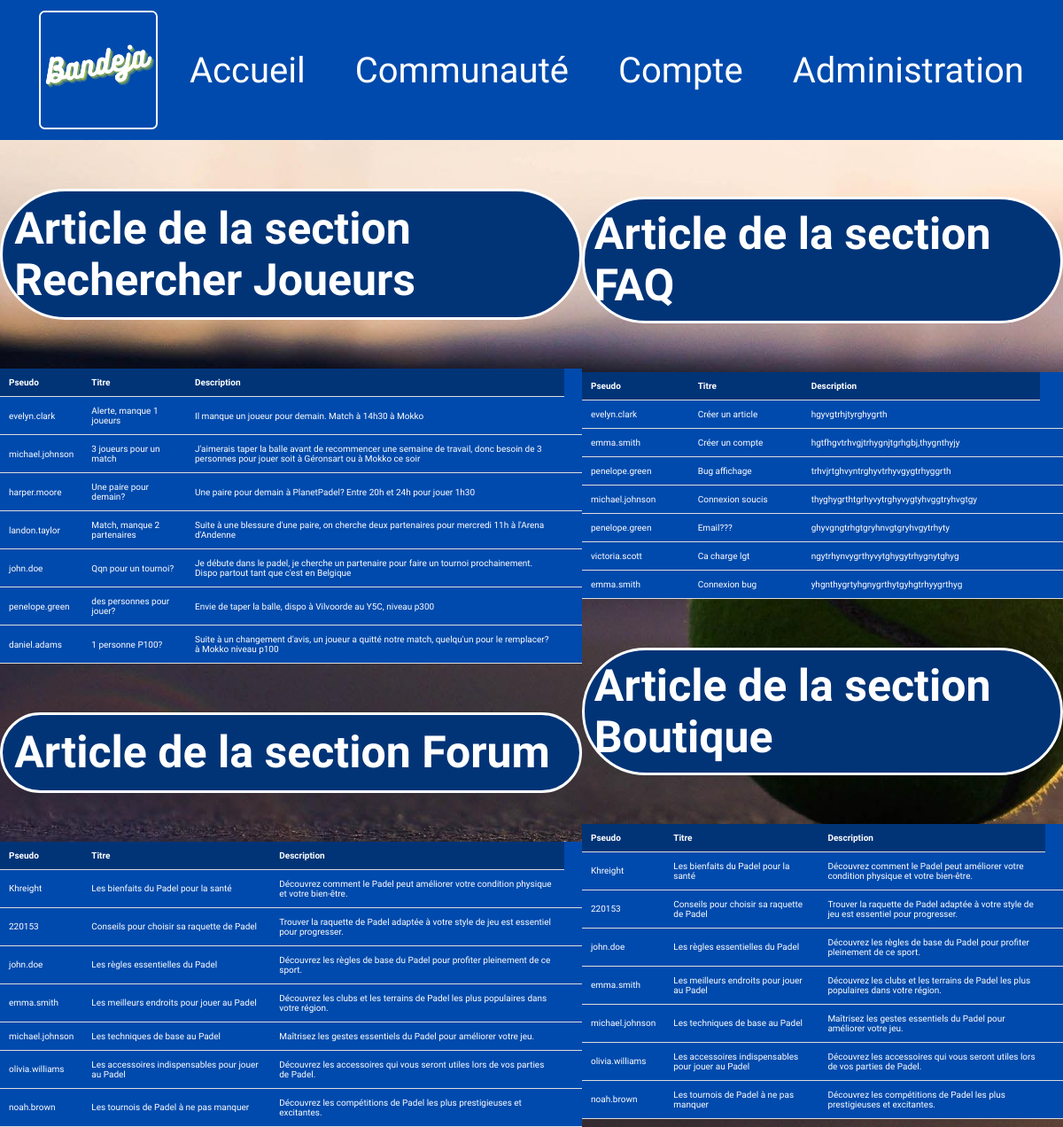
/gestion-article (signed in), run on the app's committed database.
### tables this page shows
CREATE TABLE `article` (
  `articleId` int NOT NULL AUTO_INCREMENT,
  `articleTitre` text,
  `articleDescription` text,
  `articleTexte` text,
  `articleImage` varchar(255) DEFAULT NULL,
  `articleDate` datetime DEFAULT NULL,
  `articlePost` tinyint(1) DEFAULT NULL,
  `utilisateurId` int DEFAULT NULL,
  PRIMARY KEY (`articleId`),
  KEY `utilisateurId` (`utilisateurId`),
  CONSTRAINT `article_ibfk_1` FOREIGN KEY (`utilisateurId`) REFERENCES `utilisateur` (`utilisateurId`)
);

CREATE TABLE `utilisateur` (
  `utilisateurId` int NOT NULL AUTO_INCREMENT,
  `utilisateurNom` varchar(255) DEFAULT NULL,
  `utilisateurPrenom` varchar(255) DEFAULT NULL,
  `utilisateurPseudo` varchar(255) DEFAULT NULL,
  `utilisateurEmail` varchar(255) DEFAULT NULL,
  `utilisateurMotdepasse` varchar(255) DEFAULT NULL,
  `utilisateurRole` varchar(255) DEFAULT NULL,
  `utilisateurOubli` int NOT NULL,
  PRIMARY KEY (`utilisateurId`)
);

### Model/articleModel.php (called while the page is built, shortened)
<?php
function articleForum($pdo)
{
    try{
        $query = "SELECT article.articleId, article.articleTitre, article.articleDescription, article.articleDate, article.articleImage, utilisateur.utilisateurPseudo FROM article_categorie INNER JOIN article ON article_categorie.articleId = article.articleId INNER JOIN utilisateur ON article.utilisateurId = utilisateur.utilisateurId WHERE article_categorie.categorieId = 3";
        $forum = $pdo->prepare($query);
        $forum->execute([]);
        $articles = $forum->fetchAll();
        return $articles;
    }
    catch(PDOException $e){
        $message = $e->getMessage();
        die($message);
    }
}
function articleRecherche($pdo)
{
    try{
        $query = "SELECT article.articleId, article.articleTitre, article.articleDescription, article.articleDate, utilisateur.utilisateurPseudo FROM article_categorie INNER JOIN article ON article_categorie.articleId = article.articleId INNER JOIN utilisateur ON article.utilisateurId = utilisateur.utilisateurId WHERE article_categorie.categorieId = 4";
        $recherche = $pdo->prepare($query);
        $recherche->execute([]);
        $articles = $recherche->fetchAll();
        return $articles;
    }
    catch(PDOException $e){
        $message = $e->getMessage();
        die($message);
    }
}
function articleFaq($pdo)
{
    try{
        $query = "SELECT article.articleId, article.articleTitre, article.articleDescription, article.articleDate, utilisateur.utilisateurPseudo FROM article_categorie INNER JOIN article ON article_categorie.articleId = article.articleId INNER JOIN utilisateur ON article.utilisateurId = utilisateur.utilisateurId WHERE article_categorie.categorieId = 6";
        $faq = $pdo->prepare($query);
        $faq->execute([]);
        $articles = $faq->fetchAll();
        return $articles;
    }
    catch(PDOException $e){
        $message = $e->getMessage();
        die($message);
    }
}
?>

### Templates/articles/administration-articles.php (the view)
<div class="1">
    <div class="table-container">
        <br>
        <h2 class='list-articles'>Article de la section Rechercher Joueurs </h2> <br>
        <table>
            <thead>
                <tr>
                    <th class="tha">Pseudo</th>
                    <th class="tha">Titre</th>
                    <th class="tha">Description</th>
                </tr>
            </thead>
            <tbody>
                <?php foreach ($articleRecherche as $article) : ?>
                    <tr>
                        <td class="tda"><?= $article->utilisateurPseudo ?></td>
                        <td class="tda"><?= $article->articleTitre ?></td>
                        <td class="tda"><?= $article->articleDescription ?></td>
                        <td class="tda"><?= $article->articleDate ?></td>
                    </tr>
                <?php endforeach ?>
            </tbody>
        </table>
    </div>
    <div class="table-container">
        <br>
        <h2 class='list-articles'>Article de la section Forum </h2> <br>
        <table>
            <thead>
                <tr>
                    <th class="tda">Pseudo</th>
                    <th class="tda">Titre</th>
                    <th class="tda">Description</th>
                </tr>
            </thead>
            <tbody>
                <?php foreach ($articleForum as $article) : ?>
                    <tr>
                        <td class="tda"><?= $article->utilisateurPseudo ?></td>
                        <td class="tda"><?= $article->articleTitre ?></td>
                        <td class="tda"><?= $article->articleDescription ?></td>
                        <td class="tda"><?= $article->articleDate ?></td>
                    </tr>
                <?php endforeach ?>
            </tbody>
        </table>
    </div>
</div>
<div class="2">
    <div class="table-container">
        <br>
        <h2 class='list-articles'>Article de la section FAQ </h2> <br>
        <table>
            <thead>
                <tr>
                    <th class="tda">Pseudo</th>
                    <th class="tda">Titre</th>
                    <th class="tda">Description</th>
                </tr>
            </thead>
            <tbody>
                <?php foreach ($articleFaq as $article) : ?>
                    <tr>
                        <td class="tda"><?= $article->utilisateurPseudo ?></td>
                        <td class="tda"><?= $article->articleTitre ?></td>
                        <td class="tda"><?= $article->articleDescription ?></td>
                        <td class="tda"><?= $article->articleDate ?></td>
                    </tr>
                <?php endforeach ?>
            </tbody>
        </table>
    </div>
    <div class="table-container">
        <br>
        <h2 class='list-articles'>Article de la section Boutique</h2> <br>
        <table>
            <thead>
                <tr>
                    <th class="tda">Pseudo</th>
                    <th class="tda">Titre</th>
                    <th class="tda">Description</th>
                </tr>
            </thead>
            <tbody>
                <?php foreach ($articleBoutique as $article) : ?>
                    <tr>
                        <td class="tda"><?= $article->utilisateurPseudo ?></td>
                        <td class="tda"><?= $article->articleTitre ?></td>
                        <td class="tda"><?= $article->articleDescription ?></td>
                        <td class="tda"><?= $article->articleDate ?></td>
                    </tr>
                <?php endforeach ?>
            </tbody>
        </table>
    </div>
</div>

### CSS/index.css (style rules this page uses)
* { margin: 0; padding: 0; }
body { margin: 0; padding: 0; background-image: url(../Images/background-padel.jpg); background-repeat: no-repeat; background-size: cover; }

### CSS/administration.css (style rules this page uses)
.table-container { max-height: 600px; overflow-y: scroll; }
table { width: 100%; border-collapse: collapse; font-family: 'DynaPuff', cursive; color: white; background-color: #004AAD; }
th, td { padding: 10px; text-align: left; border-bottom: 1px solid #ddd; }
thead th { background-color: #013477; color: white; }
.list-articles { background-color: #013477; color: white; font-family: 'DynaPuff', cursive; padding: 2%; border-radius: 100px; border-style: solid; border-color: white; border-width: 3px; font-size: 50px; }
.tda, .tha { font-size: 10px; }

### data on the page
article: utilisateurId.utilisateurPseudo "evelyn.clark", articleTitre "Alerte, manque 1 joueurs", articleDescription "Il manque un joueur pour demain. Match à 14h30 à Mokko"
article: utilisateurId.utilisateurPseudo "michael.johnson", articleTitre "3 joueurs pour un match", articleDescription "J'aimerais taper la balle avant de recommencer une semaine de travail, donc besoin de 3 personnes pour jouer soit à Géronsart ou à Mokko ce soir"
article: utilisateurId.utilisateurPseudo "harper.moore", articleTitre "Une paire pour demain?", articleDescription "Une paire pour demain à PlanetPadel? Entre 20h et 24h pour jouer 1h30"
article: utilisateurId.utilisateurPseudo "landon.taylor", articleTitre "Match, manque 2 partenaires", articleDescription "Suite à une blessure d'une paire, on cherche deux partenaires pour mercredi 11h à l'Arena d'Andenne"
article: utilisateurId.utilisateurPseudo "john.doe", articleTitre "Qqn pour un tournoi?", articleDescription "Je débute dans le padel, je cherche un partenaire pour faire un tournoi prochainement. Dispo partout tant que c'est en Belgique"
article: utilisateurId.utilisateurPseudo "penelope.green", articleTitre "des personnes pour jouer?", articleDescription "Envie de taper la balle, dispo à Vilvoorde au Y5C, niveau p300"
article: utilisateurId.utilisateurPseudo "daniel.adams", articleTitre "1 personne P100?", articleDescription "Suite à un changement d'avis, un joueur a quitté notre match, quelqu'un pour le remplacer? à Mokko niveau p100"
article: utilisateurId.utilisateurPseudo "Khreight", articleTitre "Les bienfaits du Padel pour la santé", articleDescription "Découvrez comment le Padel peut améliorer votre condition physique et votre bien-être."
article: utilisateurId.utilisateurPseudo "220153", articleTitre "Conseils pour choisir sa raquette de Padel", articleDescription "Trouver la raquette de Padel adaptée à votre style de jeu est essentiel pour progresser."
article: utilisateurId.utilisateurPseudo "john.doe", articleTitre "Les règles essentielles du Padel", articleDescription "Découvrez les règles de base du Padel pour profiter pleinement de ce sport."
article: utilisateurId.utilisateurPseudo "emma.smith", articleTitre "Les meilleurs endroits pour jouer au Padel", articleDescription "Découvrez les clubs et les terrains de Padel les plus populaires dans votre région."
article: utilisateurId.utilisateurPseudo "michael.johnson", articleTitre "Les techniques de base au Padel", articleDescription "Maîtrisez les gestes essentiels du Padel pour améliorer votre jeu."
article: utilisateurId.utilisateurPseudo "olivia.williams", articleTitre "Les accessoires indispensables pour jouer au Padel", articleDescription "Découvrez les accessoires qui vous seront utiles lors de vos parties de Padel."
article: utilisateurId.utilisateurPseudo "noah.brown", articleTitre "Les tournois de Padel à ne pas manquer", articleDescription "Découvrez les compétitions de Padel les plus prestigieuses et excitantes."
article: utilisateurId.utilisateurPseudo "evelyn.clark", articleTitre "Créer un article", articleDescription "hgyvgtrhjtyrghygrth"
article: utilisateurId.utilisateurPseudo "emma.smith", articleTitre "Créer un compte", articleDescription "hgtfhgvtrhvgjtrhygnjtgrhgbj,thygnthyjy"
article: utilisateurId.utilisateurPseudo "penelope.green", articleTitre "Bug affichage", articleDescription "trhvjrtghvyntrghyvtrhyvgygtrhyggrth"
article: utilisateurId.utilisateurPseudo "michael.johnson", articleTitre "Connexion soucis", articleDescription "thyghygrthtgrhyvytrghyvygtyhvggtryhvgtgy"
article: utilisateurId.utilisateurPseudo "penelope.green", articleTitre "Email???", articleDescription "ghyvgngtrhgtgryhnvgtgryhvgytrhyty"
article: utilisateurId.utilisateurPseudo "victoria.scott", articleTitre "Ca charge lgt", articleDescription "ngytrhynvygrthyvytghygytrhygnytghyg"
article: utilisateurId.utilisateurPseudo "emma.smith", articleTitre "Connexion bug", articleDescription "yhgnthygrtyhgnygrthytgyhgtrhyygrthyg"
